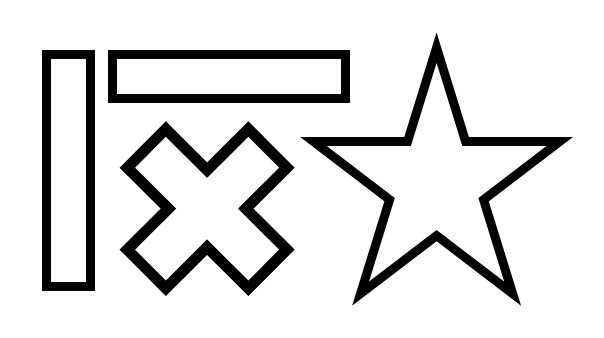
#> input picture assignment_1/CV_A1_2018310412/shapes.png, 604 x 338 px
$ python A1_edge_detection.py
#> lines starting #> are read from the running program, lines starting #| are printed output that depends on the picture
### assignment_1/CV_A1_2018310412/about_images.py

import cv2
import time
import numpy as np
def show(img, name = "Temp Name"):
    cv2.imshow(f"{name}", (img).astype(np.uint8))
    cv2.waitKey()


def save(img, name):
    cv2.imwrite(f"./result/{name}.png",(img).astype(np.uint8))


def show_and_save(img, name):
    show(img, name)
    save(img, name)

# [5 lines left out: function show_and_save_mag, not called in this run]


def load_lenna():
    PATH_lenna = "./lenna.png"
    img_lenna = cv2.imread(PATH_lenna, cv2.IMREAD_GRAYSCALE)
    return img_lenna


def load_shape():
    PATH_shape = "./shapes.png"
    img_shape = cv2.imread(PATH_shape, cv2.IMREAD_GRAYSCALE)
#> img_shape is the input picture: shape (338, 604); min 0, max 255, mean 222.3
    return img_shape

### assignment_1/CV_A1_2018310412/A1_image_filtering.py
import cv2
import numpy as np
import math
import time
import os
from about_images import show_and_save, load_lenna, load_shape, show


def _padding(img, size):
#> called with size = ((3, 3), (3, 3))
    img_up = np.insert(img[0,:],0 ,[img[0,0]]*size[0][0])
#> img_up = 607 values from 255 to 255
    img_up = np.append(img_up, [img[0,-1]]*size[0][1])
#> img_up = 610 values from 255 to 255
    img_down = np.insert(img[-1,:],0, [img[-1,0]]*size[0][0])
#> img_down = 607 values from 255 to 255
    img_down = np.append(img_down, [img[-1,-1]]*size[0][1])
#> img_down = 610 values from 255 to 255

    img_left = img[:,0].reshape((img.shape[0],1))
#> img_left = 338 values from 255 to 255
    img_right = img[:,-1].reshape((img.shape[0],1))
#> img_right = 338 values from 255 to 255

    for left in range(size[1][0]):
        img = np.hstack((img_left, img))
    for right in range(size[1][1]):
        img = np.hstack((img, img_right))
#> this loop made 3 passes
#> pass 1, in _padding, `img = np.hstack((img, img_right))`:
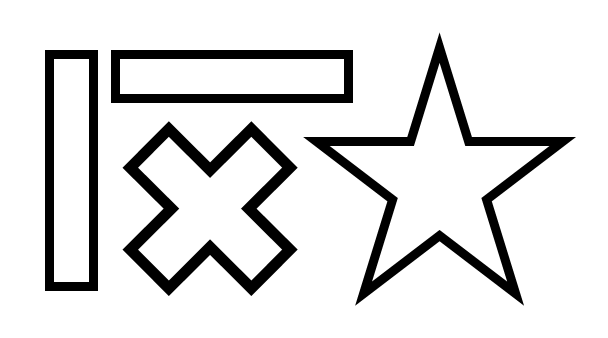
#> img: shape (338, 608); min 0, max 255, mean 222.5
    for up in range(size[0][0]):
        img = np.vstack((img_up, img))
#> this loop made 3 passes
#> pass 1, in _padding, `img = np.vstack((img_up, img))`:
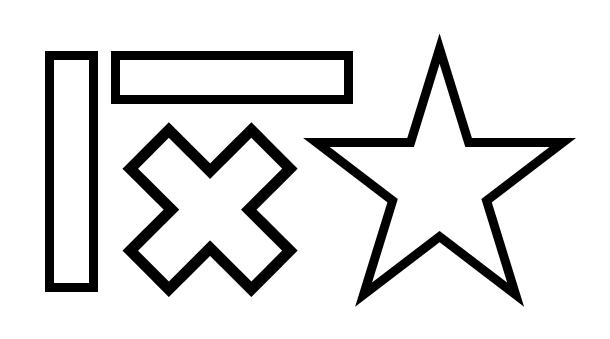
#> img: shape (339, 610); min 0, max 255, mean 222.7
#> pass 3, in _padding, `img = np.vstack((img_up, img))`:
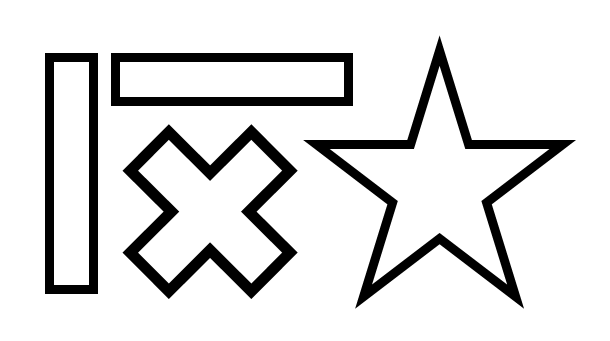
#> img: shape (341, 610); min 0, max 255, mean 222.9
    for down in range(size[0][1]):
        img = np.vstack((img, img_down))
#> this loop made 3 passes
#> pass 1, in _padding, `img = np.vstack((img, img_down))`:
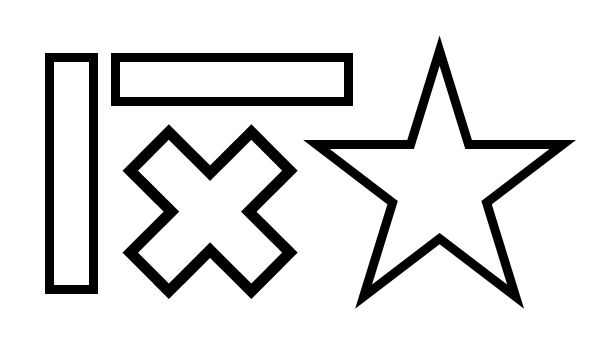
#> img: shape (342, 610); min 0, max 255, mean 223
#> pass 2, in _padding, `img = np.vstack((img, img_down))`:
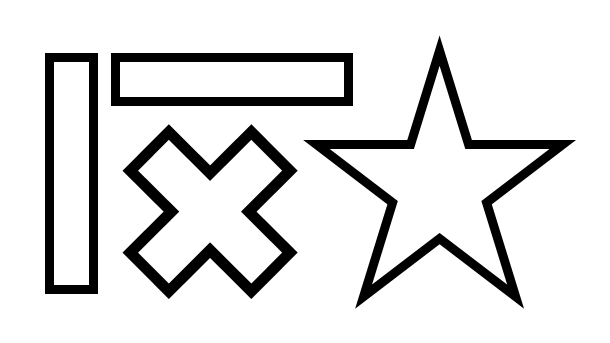
#> img: shape (343, 610); min 0, max 255, mean 223.1
#> pass 3, in _padding, `img = np.vstack((img, img_down))`:
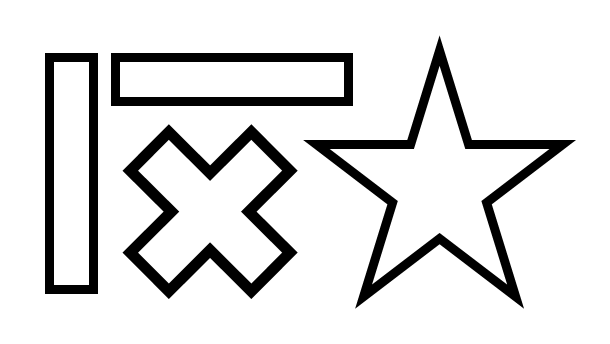
#> img: shape (344, 610); min 0, max 255, mean 223.2

    return img

# [50 lines left out: functions _padding_V, _padding_H, cross_correlation_1d, not called in this run]

def cross_correlation_2d(img, kernel):
    filter_size = kernel.shape[0]
    output = np.zeros(img.shape)
    padded_img = _padding(img, ((filter_size//2, filter_size//2), (filter_size//2, filter_size//2)))

    for i in range(0, output.shape[0]):
        for j in range(0, output.shape[1]):
            width_range = (i, i + filter_size)
            hight_range = (j, j + filter_size)

            this_conv = padded_img[width_range[0]:width_range[1],hight_range[0]:hight_range[1]]
            out = (np.multiply(this_conv, kernel)).sum()
            output[i, j] = out
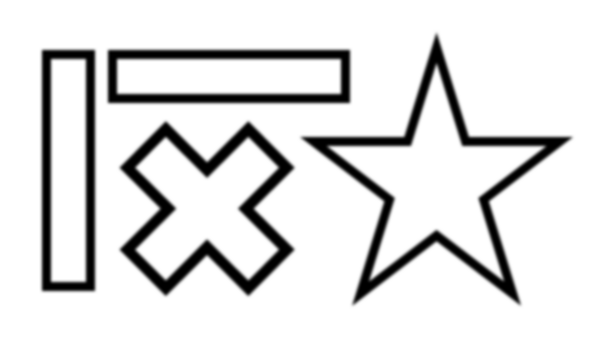
#> output: shape (338, 604) float64; min 0, max 255, mean 222.3; drawn with min black and max white
    return output

def _gaussian(x, y, sigma):
    inside_exp = -((x**2 + y**2)/(2*(sigma**2)))
    return 1/(2 * math.pi * sigma**2) * math.exp(inside_exp)

# [7 lines left out: function get_gaussian_filter_1d, not called in this run]

def get_gaussian_filter_2d(size, sigma):
    #size must be odd number
    output = np.ones([size, size])
    for i in range(size):
        for j in range(size):
            x_i = i - size//2
            y_j = j - size//2
            output[i][j] = _gaussian(x_i, y_j, sigma)
    return output/output.sum()

# [19 lines left out: function make_9images, not called in this run]

# [63 lines that do not run on import are left out]

### assignment_1/CV_A1_2018310412/A1_edge_detection.py
from A1_image_filtering import cross_correlation_2d, get_gaussian_filter_2d
import cv2
from about_images import show_and_save, load_lenna, load_shape, show_and_save_mag
from computational_time import TimeModule
import numpy as np
import math

def non_maximun_suppression_dir(mag, dir):
    dir = np.rad2deg(dir) + 180
    window_size = 3
    term = window_size//2
    output = mag.copy()

    for i in range(term, mag.shape[0]-term):
        for j in range(term, mag.shape[1]-term):
            angle = dir[i,j]

            if ((0 <= angle <= 22.5) or (337.5 < angle <= 360)) or (157.5 < angle <= 202.5) :
                if mag[i,j] <= mag[i,j+1] or mag[i,j] < mag[i,j-1]:
                    output[i,j] = 0

            elif (22.5 < angle <= 67.5) or (202.5< angle <= 247.5):
                if mag[i,j] < mag[i-1,j-1] or mag[i,j] <= mag[i+1,j+1]:
                    output[i,j] = 0

            elif (67.5 < angle <= 112.5) or (247.5< angle <= 292.5):
                if mag[i,j] <=  mag[i+1,j] or mag[i,j] < mag[i-1,j]:
                    output[i,j] = 0

            elif (112.5< angle <= 157.5) or (292.5< angle <= 337.5):
                if mag[i,j] <= mag[i-1,j+1] or mag[i,j] < mag[i+1,j-1]:
                    output[i,j] = 0
    output = np.where(output<0, 0, output)
    output = np.where(output>255, 255, output)
    return output


def compute_image_gradient(img):
    S_x = np.array([[-1,0,1],
                    [-2,0,2],
                    [-1,0,1]])
    S_y = S_x.T
    sobel_x = cross_correlation_2d(img, S_x)
    sobel_y = cross_correlation_2d(img, S_y)

    direction = np.arctan2(sobel_y, sobel_x)
    magnitude = np.hypot(sobel_x, sobel_y)

    return magnitude, direction


if __name__ == "__main__":

    img_shape = load_shape()
    img_lenna = load_lenna()

    gaussian_filter = get_gaussian_filter_2d(7, 1.5)
    filtered_shape = cross_correlation_2d(img_shape, gaussian_filter)
#> (the run stopped early here; a loop or call above may not have finished)
